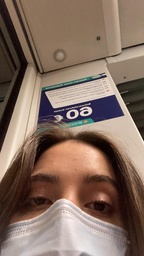
#> input picture probe_bild.jpeg, 144 x 256 px, shrunk from 901 x 1600 before the run
$ python edge_detection.py
#> lines starting #> are read from the running program, lines starting #| are printed output that depends on the picture
# Edgedetection
# Tries to find edges in Images and enstronges them.
# Example Algorithms for this are Sobel & Canny Edge Detection

import matplotlib.pyplot as plt
import numpy as np

"""For information look at: https://en.wikipedia.org/wiki/Kernel_(image_processing)"""
def convolution(image_ausschnitt, kernel):
    filtered_pixel = 0
    for r in range(kernel.shape[0]):
        for c in range(kernel.shape[1]):
            filtered_pixel = filtered_pixel + image_ausschnitt[kernel.shape[0] -1 - r ,kernel.shape[1] -1 - c ] \
                             * kernel[r,c]
    return filtered_pixel


def sobel_filter(image):
    kernel= np.array([[-1,0,1],[-2,0,2],[-1,0,1]])
    kernel_t = kernel.T
    """ Goal: Detect Edges based on length of Gradientvector.
    to determine gradient vector, calculate sobelfilter (See: https://en.wikipedia.org/wiki/Sobel_operator)"""
    filtered_image = np.zeros(image.shape)
    for r in range(3,image.shape[0]-3):
        for c in range(3, image.shape[1]-3):
            filtered_image[r,c] = np.sqrt(convolution(image[(r-1):(r+2),(c-1):(c+2)], kernel)**2 +
                                          convolution(image[(r-1):(r+2),(c-1):(c+2)], kernel.T)**2)
    return filtered_image


def load_picture(image_path):
#> called with image_path = 'probe_bild.jpeg'
    image = plt.imread(image_path)
#> image is the input picture: shape (256, 144, 3); mean R, G, B 132.3, 110, 97
    return image

# https://tannerhelland.com/2011/10/01/grayscale-image-algorithm-vb6.html
def black_with_picture(picture):
    black_white = np.zeros((picture.shape[0], picture.shape[1]))
    for x in range((picture.shape[0])):
        for y in range((picture.shape[1])):
            black_white[x,y] = (picture[x,y][0] + picture[x,y][1] + picture[x,y][2])/3
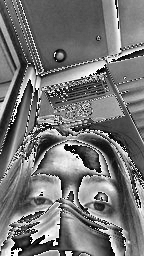
#> black_white: shape (256, 144) float64; min 0, max 85, mean 38.8; drawn with min black and max white
    return black_white

def sobel_edge_detection():
    image = load_picture('probe_bild.jpeg')
    image = black_with_picture(image)
    image = sobel_filter(image)
#> after the loop in sobel_filter, `for r in range(3,image.shape[0]-3):`:
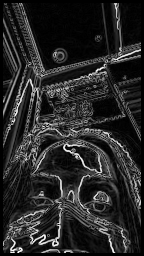
#> filtered_image: shape (256, 144) float64; min 0, max 371.8, mean 58.5; drawn with min black and max white
    plt.imshow(image)
    plt.show()


# Press the green button in the gutter to run the script.
if __name__ == '__main__':
    sobel_edge_detection()

# See PyCharm help at https://www.jetbrains.com/help/pycharm/
